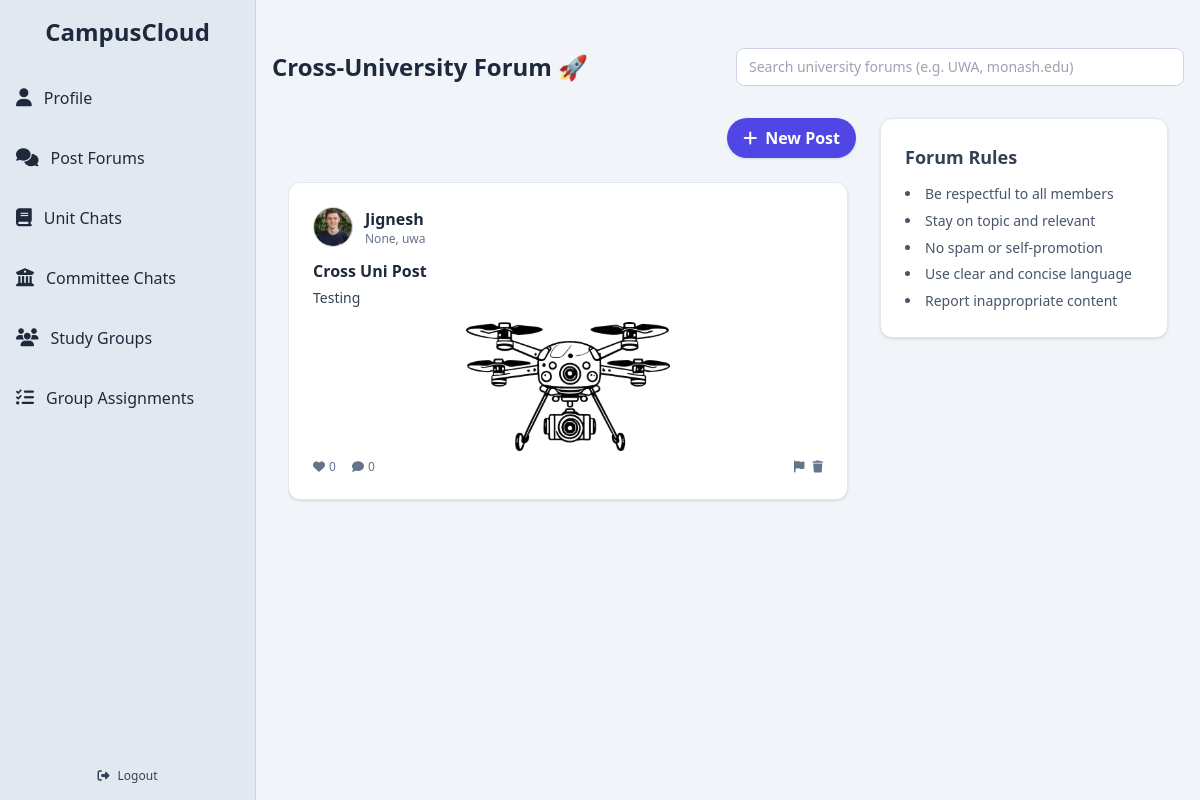
Page /general-forum (signed in) on the earlier database version.
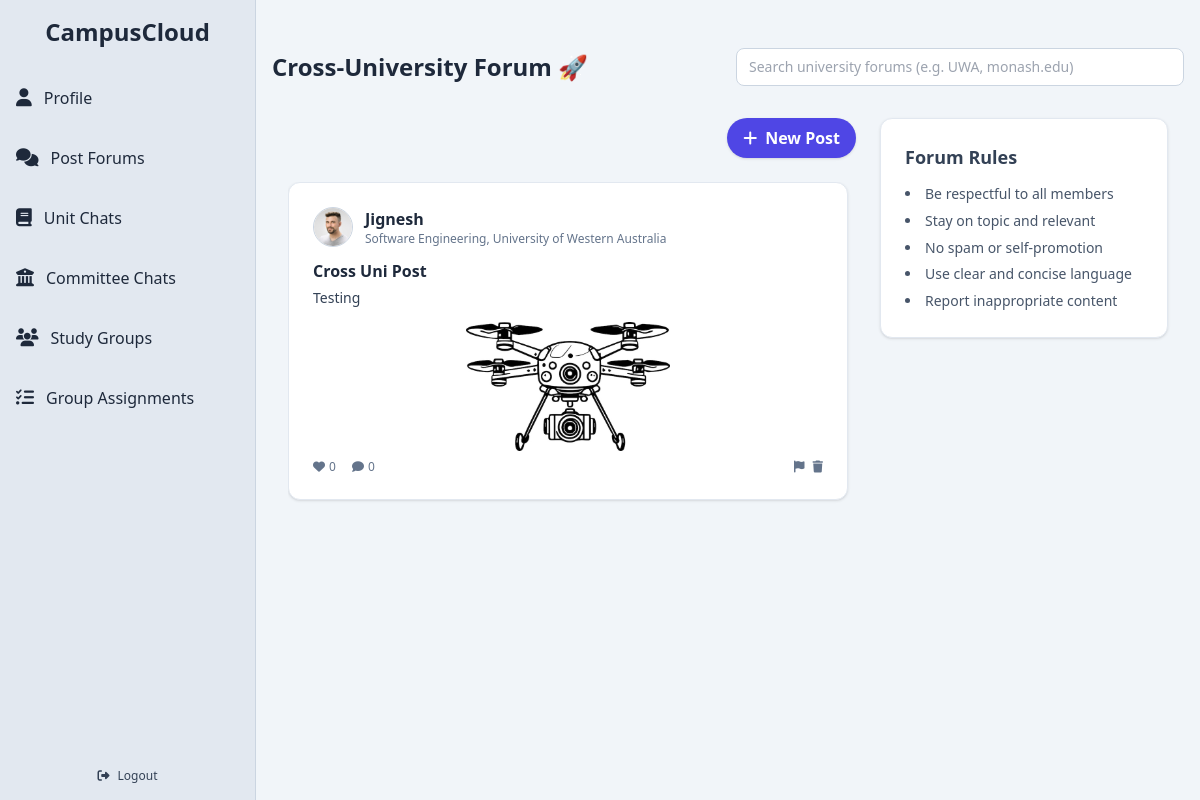
Same page on the later database version.
### app/models.py (models this page shows, shortened)
class Post(db.Model):
    __tablename__ = 'posts'
    id = db.Column(db.Integer, primary_key=True)
    title = db.Column(db.String(200))
    content = db.Column(db.Text, nullable=False)
    image_url = db.Column(db.String(255))
    created_at = db.Column(db.DateTime, default=db.func.now())
    user_id = db.Column(db.Integer, db.ForeignKey('users.id', ondelete='CASCADE', name='fk_posts_user_id'), nullable=False)
    committee_id = db.Column(db.Integer, db.ForeignKey('committees.id', ondelete='SET NULL', name='fk_posts_committee_id'), nullable=True)
    forum_id = db.Column(db.Integer, db.ForeignKey('forums.id', ondelete='SET NULL', name='fk_posts_forum_id'), nullable=True)
    committee = db.relationship('Committee', backref='posts', lazy='joined')
    comments = db.relationship('Comment', backref='post', cascade='all, delete-orphan', passive_deletes=True, lazy='dynamic')

class User(db.Model, UserMixin):
    __tablename__ = 'users'
    id = db.Column(db.Integer, primary_key=True)
    display_name = db.Column(db.String(100))
    student_number = db.Column(db.String(50), nullable=False)
    email = db.Column(db.String(120), unique=True, nullable=False)
    password_hash = db.Column(db.String(128), nullable=False)
    bio = db.Column(db.Text)
    job_title = db.Column(db.String(100))
    phone = db.Column(db.String(20))
    university = db.Column(db.String(100))
    faculty = db.Column(db.String(100))
    major = db.Column(db.String(100))
    quote = db.Column(db.Text)
    skills = db.Column(db.Text)
    profile_picture = db.Column(db.String(255))
    cover_picture = db.Column(db.String(255))
    created_at = db.Column(db.DateTime, default=db.func.now())
    committees = db.relationship('Committee', secondary=user_committees, backref='members', lazy='dynamic')
    posts = db.relationship('Post', backref='author', cascade='all, delete-orphan', passive_deletes=True, lazy='dynamic')
    comments = db.relationship('Comment', backref='author', cascade='all, delete-orphan', passive_deletes=True, lazy='dynamic')
    liked_posts = db.relationship('Post', secondary=post_likes, backref=db.backref('likers', lazy='dynamic'))
    followers = db.relationship(
        'User', secondary=user_followers,
        primaryjoin=(user_followers.c.followed_id == id),
        secondaryjoin=(user_followers.c.follower_id == id),
        backref=db.backref('following', lazy='dynamic'),
        lazy='dynamic'
    )
    @property
    def skills_list(self):
        return [skill.strip() for skill in self.skills.split(',')] if self.skills else []

### app/routes.py (the view)
@bp.route('/general-forum')
@login_required
def general_forum():
    not_found = request.args.get('not_found')  # optional slug if redirected
    posts = Post.query.options(joinedload(Post.author))\
        .filter(Post.forum_id == None)\
        .order_by(Post.created_at.desc())\
        .all()
    return render_template(
        'university_forum.html',
        university="GENERAL",        # always shows "Cross-University Forum"
        posts=posts
    )

### app/__init__.py (called while the page is built)
def create_app(test_config=None):
    app = Flask(__name__)
    app.config['SECRET_KEY'] = 'w$$a9#^b2av#m2#jQ$s*G831!!6kgY@'
    BASE_DIR = os.path.abspath(os.path.dirname(__file__))
    DB_PATH = os.path.join(BASE_DIR, '../instance/app.db')
    app.config['SQLALCHEMY_DATABASE_URI'] = f'sqlite:///{DB_PATH}'
    if test_config:
        app.config.update(test_config)
    print("🚀 Using DB:", app.config['SQLALCHEMY_DATABASE_URI'])
    db.init_app(app)
    migrate.init_app(app, db)
    login_manager.init_app(app)
    login_manager.login_view = 'routes.index'
    from app.models import User
    @login_manager.user_loader
    def load_user(user_id):
        return User.query.get(int(user_id))
    @app.context_processor
    def inject_csrf_token():
        return dict(csrf_token=generate_csrf)
    from app.routes import bp as routes_bp
    app.register_blueprint(routes_bp)
    return app

### app/templates/university_forum.html (shortened to what this page needs)
{% extends "base.html" %}
{% block content %}
<div id="pageContainer" class="mt-6">
  <div class="mt-6">
    <div class="flex flex-col md:flex-row md:items-center md:justify-between w-full px-4">
      <div class="flex items-center gap-2">
        <h1 class="text-2xl font-bold">
          {% if university == "GENERAL" %}
            Cross-University Forum 🚀
          {% else %}
            {{ university|title }} Forum 🎓
          {% endif %}
        </h1>
      </div>
      <form id="forumSearchForm" class="mt-4 md:mt-0 relative w-full max-w-md">
        <input type="text" id="forumSearchInput"
          placeholder="Search university forums (e.g. UWA, monash.edu)"
          class="border border-slate-300 rounded-lg px-3 py-2 text-sm w-full focus:ring focus:ring-indigo-200 focus:border-indigo-400 outline-none transition" />
      </form>
    </div>
  </div>
  <div class="p-4 bg-slate-100">
    <div class="flex flex-col md:flex-row gap-6 p-4">
      <div class="flex-1 flex flex-col space-y-6">
        <div class="flex justify-end">
          <button id="openModal" class="flex items-center bg-indigo-600 text-white px-4 py-2 rounded-full hover:bg-indigo-700 transition font-semibold shadow">
            <i class="fas fa-plus mr-2"></i> New Post
          </button>
        </div>
        <div class="relative h-[calc(100vh-250px)] overflow-y-auto pr-2">
          <div id="postsContainer" class="space-y-6 overflow-visible">
            {% for post in posts %}
            <div id="post-{{ post.id }}" class="post-card rounded-xl shadow border border-slate-200 p-6 transition hover:shadow-lg bg-white cursor-pointer"
                 onclick="expandAndRedirect({{ post.id }})">
              <div class="flex items-center mb-3">
                <a href="{{ url_for('routes.profile', user_id=post.author.id) }}" class="flex items-center space-x-0" onclick="event.stopPropagation();">
                  <img src="{{ post.author.profile_picture or 'https://cdn-icons-png.flaticon.com/512/149/149071.png' }}"
                       alt="Avatar"
                       class="w-10 h-10 rounded-full object-cover border border-slate-300 mr-3" />
                  <div>
                    <h3 class="font-semibold text-slate-800 hover:underline hover:text-indigo-600">{{ post.author.display_name or 'Anonymous' }}</h3>
                    <p class="text-xs text-slate-500">{{ post.author.major }}, {{ post.author.university }}</p>
                  </div>
                </a>
              </div>
              {% if post.title %}
              <h4 class="text-base font-semibold text-slate-800 mb-1">{{ post.title }}</h4>
              {% endif %}
              <p class="text-slate-700 text-sm leading-relaxed mb-3">{{ post.content }}</p>
              {% if post.image_url %}
              <div class="flex justify-center mt-3">
                <img src="{{ '/' + post.image_url }}" alt="Post Image" class="w-2/5 rounded" />
              </div>
              {% endif %}
              <div class="flex justify-between text-xs text-slate-500 mt-2">
                <div class="flex space-x-4">
                  <button id="like-btn-{{ post.id }}" class="flex items-center space-x-1 transition"
                          onclick="likePost(event, {{ post.id }})">
                    <i id="heart-icon-{{ post.id }}" class="fas fa-heart {% if current_user.is_authenticated and current_user in post.likers.all() %}liked{% endif %}"></i>
                    <span id="like-count-{{ post.id }}">{{ post.likers.all()|length }}</span>
                  </button>
                  <button class="flex items-center space-x-1 hover:text-indigo-600 transition">
                    <i class="fas fa-comment"></i><span>{{ post.comments.count() }}</span>
                  </button>
                </div>
                <div class="flex space-x-2">
                  <button onclick="openReportModal(event, {{ post.id }});" class="hover:text-red-500 transition"><i class="fas fa-flag"></i></button>
                  {% if current_user.is_authenticated and post.author.id == current_user.id %}
                  <button onclick="event.stopPropagation(); deletePost({{ post.id }});" class="hover:text-red-500 transition"><i class="fas fa-trash"></i></button>
                  {% endif %}
                </div>
              </div>
            </div>
            {% else %}
            <p class="text-slate-500 text-center mt-10">This forum is currently empty.</p>
            {% endfor %}
          </div>
        </div>
      </div>
      <aside class="w-full md:w-72 sticky top-4 self-start rounded-xl shadow border border-slate-200 p-6 bg-white">
        <h2 class="text-lg font-semibold text-slate-700 mb-3">Forum Rules</h2>
        <ul class="list-disc list-inside text-sm text-slate-600 leading-relaxed space-y-1">
          <li>Be respectful to all members</li>
          <li>Stay on topic and relevant</li>
          <li>No spam or self-promotion</li>
          <li>Use clear and concise language</li>
          <li>Report inappropriate content</li>
        </ul>
      </aside>
    </div>
  </div>
  {% endblock %}

### app/templates/base.html (shortened to what this page needs)
<!DOCTYPE html>
<html lang="en">
  <head>
    <script src="https://cdn.tailwindcss.com"></script>
    <link rel="stylesheet" href="https://cdnjs.cloudflare.com/ajax/libs/font-awesome/6.5.0/css/all.min.css" />
  </head>
  <body class="bg-slate-50 text-slate-800">
    <div class="flex min-h-screen overflow-hidden">
      <aside class="group flex flex-col bg-slate-200 shadow-lg transition-all duration-300 w-16 hover:w-64 overflow-hidden border-r border-slate-300">
        <h1 class="text-2xl font-semibold text-slate-800 mb-6 text-center pt-4 transition-opacity duration-300 opacity-0 group-hover:opacity-100">
          CampusCloud
        </h1>
        <nav class="flex-1 flex flex-col space-y-2 items-start">
          <a href="{{ url_for('routes.profile_landing_page') }}" class="flex items-center space-x-3 pl-4 p-3 hover:bg-indigo-100 hover:text-indigo-600 transition rounded w-full">
            <i class="fas fa-user text-lg"></i>
            <span class="whitespace-nowrap transition-opacity duration-300 opacity-0 group-hover:opacity-100">Profile</span>
          </a>
          <a href="{{ url_for('routes.post_forum') }}" class="flex items-center space-x-3 pl-4 p-3 hover:bg-indigo-100 hover:text-indigo-600 transition rounded w-full">
            <i class="fas fa-comments text-lg"></i>
            <span class="whitespace-nowrap transition-opacity duration-300 opacity-0 group-hover:opacity-100">Post Forums</span>
          </a>
          <a href="{{ url_for('routes.units_chat') }}" class="flex items-center space-x-3 pl-4 p-3 hover:bg-indigo-100 hover:text-indigo-600 transition rounded w-full">
            <i class="fas fa-book text-lg"></i>
            <span class="whitespace-nowrap transition-opacity duration-300 opacity-0 group-hover:opacity-100">Unit Chats</span>
          </a>
          <a href="{{ url_for('routes.committee_chat') }}" class="flex items-center space-x-3 pl-4 p-3 hover:bg-indigo-100 hover:text-indigo-600 transition rounded w-full">
            <i class="fas fa-university text-lg"></i>
            <span class="whitespace-nowrap transition-opacity duration-300 opacity-0 group-hover:opacity-100">Committee Chats</span>
          </a>
          <a href="{{ url_for('routes.study_groups') }}" class="flex items-center space-x-3 pl-4 p-3 hover:bg-indigo-100 hover:text-indigo-600 transition rounded w-full">
            <i class="fas fa-users text-lg"></i>
            <span class="whitespace-nowrap transition-opacity duration-300 opacity-0 group-hover:opacity-100">Study Groups</span>
          </a>
          <a href="{{ url_for('routes.group_assignments') }}" class="flex items-center space-x-3 pl-4 p-3 hover:bg-indigo-100 hover:text-indigo-600 transition rounded w-full">
            <i class="fas fa-tasks text-lg"></i>
            <span class="whitespace-nowrap transition-opacity duration-300 opacity-0 group-hover:opacity-100">Group Assignments</span>
          </a>
        </nav>
        <a href="{{ url_for('routes.logout') }}" class="mt-auto mb-4 flex items-center justify-center text-xs text-slate-700 hover:text-red-600 transition-opacity duration-300 w-full">
          <i class="fas fa-sign-out-alt mr-2"></i>
          <span class="whitespace-nowrap transition-opacity duration-300 opacity-0 group-hover:opacity-100">Logout</span>
        </a>
      </aside>
      <main class="flex-1 bg-slate-100 min-h-screen flex flex-col">
        {% block content %}{% endblock %}
      </main>
    </div>
  </body>
</html>

### app/templates/university_forum.html (style rules this page uses)
.post-card { transition: transform 0.5s ease, box-shadow 0.2s ease, opacity 0.3s ease; position: relative; z-index: 1; }
#pageContainer { transform: translateX(100%); opacity: 0; }
#pageContainer.slide-in { animation: slideInFromRight 0.6s ease forwards; }

Differences in the rows shown:
changed through a linked row, Post "Cross Uni Post": author: a different picture; author.major "None" → "Software Engineering"; author.university "uwa" → "University of Western Australia"
